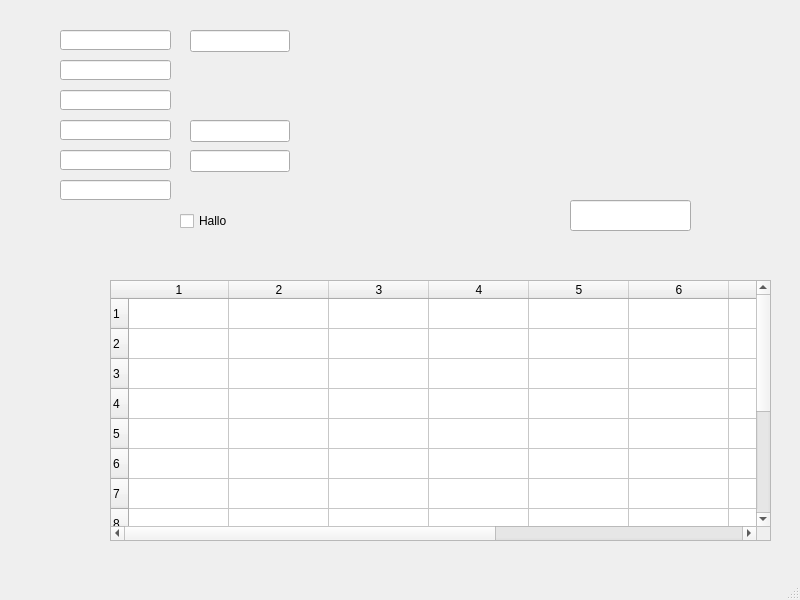
<?xml version="1.0" encoding="UTF-8"?>
<ui version="4.0">
 <class>MainWindow</class>
 <widget class="QMainWindow" name="MainWindow">
  <property name="geometry">
   <rect>
    <x>0</x>
    <y>0</y>
    <width>800</width>
    <height>600</height>
   </rect>
  </property>
  <property name="windowTitle">
   <string>MainWindow</string>
  </property>
  <widget class="QWidget" name="centralwidget">
   <widget class="caLineEdit" name="calineedit">
    <property name="geometry">
     <rect>
      <x>60</x>
      <y>30</y>
      <width>111</width>
      <height>20</height>
     </rect>
    </property>
    <property name="channel" stdset="0">
     <string notr="true">modbus://129.129.130.73:502{&quot;type&quot;:&quot;HoldingRegisters&quot;,&quot;addr&quot;:10,&quot;count&quot;:1}</string>
    </property>
    <property name="colorMode">
     <enum>caLineEdit::Alarm_Default</enum>
    </property>
    <property name="alarmHandling">
     <enum>caLineEdit::onBackground</enum>
    </property>
   </widget>
   <widget class="caLineEdit" name="calineedit_2">
    <property name="geometry">
     <rect>
      <x>60</x>
      <y>90</y>
      <width>111</width>
      <height>20</height>
     </rect>
    </property>
    <property name="channel" stdset="0">
     <string notr="true">modbus://129.129.130.73:502{&quot;type&quot;:&quot;HoldingRegisters&quot;,&quot;addr&quot;:1,&quot;count&quot;:1}</string>
    </property>
    <property name="colorMode">
     <enum>caLineEdit::Alarm_Default</enum>
    </property>
    <property name="alarmHandling">
     <enum>caLineEdit::onBackground</enum>
    </property>
   </widget>
   <widget class="caLineEdit" name="calineedit_3">
    <property name="geometry">
     <rect>
      <x>60</x>
      <y>120</y>
      <width>111</width>
      <height>20</height>
     </rect>
    </property>
    <property name="channel" stdset="0">
     <string notr="true">modbus://129.129.130.73:502{&quot;type&quot;:&quot;HoldingRegisters&quot;,&quot;addr&quot;:3,&quot;count&quot;:1}</string>
    </property>
    <property name="colorMode">
     <enum>caLineEdit::Alarm_Default</enum>
    </property>
    <property name="alarmHandling">
     <enum>caLineEdit::onBackground</enum>
    </property>
   </widget>
   <widget class="caLineEdit" name="calineedit_4">
    <property name="geometry">
     <rect>
      <x>60</x>
      <y>150</y>
      <width>111</width>
      <height>20</height>
     </rect>
    </property>
    <property name="channel" stdset="0">
     <string notr="true">modbus://129.129.130.73:502{&quot;type&quot;:&quot;HoldingRegisters&quot;,&quot;addr&quot;:6,&quot;count&quot;:1}</string>
    </property>
    <property name="colorMode">
     <enum>caLineEdit::Alarm_Default</enum>
    </property>
    <property name="alarmHandling">
     <enum>caLineEdit::onBackground</enum>
    </property>
   </widget>
   <widget class="caLineEdit" name="calineedit_5">
    <property name="geometry">
     <rect>
      <x>60</x>
      <y>180</y>
      <width>111</width>
      <height>20</height>
     </rect>
    </property>
    <property name="channel" stdset="0">
     <string notr="true">modbus://129.129.130.73:502{&quot;type&quot;:&quot;H&quot;,&quot;addr&quot;:0,&quot;count&quot;:10}</string>
    </property>
    <property name="colorMode">
     <enum>caLineEdit::Alarm_Default</enum>
    </property>
    <property name="alarmHandling">
     <enum>caLineEdit::onBackground</enum>
    </property>
    <property name="formatType">
     <enum>caLineEdit::string</enum>
    </property>
   </widget>
   <widget class="caTextEntry" name="catextentry">
    <property name="geometry">
     <rect>
      <x>190</x>
      <y>30</y>
      <width>100</width>
      <height>22</height>
     </rect>
    </property>
    <property name="channel" stdset="0">
     <string notr="true">modbus://testchannel4</string>
    </property>
   </widget>
   <widget class="caSlider" name="caslider">
    <property name="geometry">
     <rect>
      <x>480</x>
      <y>30</y>
      <width>20</width>
      <height>111</height>
     </rect>
    </property>
    <property name="lowerBound">
     <double>0.000000000000000</double>
    </property>
    <property name="upperBound">
     <double>5555.000000000000000</double>
    </property>
    <property name="channel" stdset="0">
     <string notr="true">modbus://129.129.130.73:502{&quot;type&quot;:&quot;HoldingRegisters&quot;,&quot;addr&quot;:10,&quot;count&quot;:1,&quot;stat&quot;:2}</string>
    </property>
   </widget>
   <widget class="caNumeric" name="canumeric">
    <property name="geometry">
     <rect>
      <x>310</x>
      <y>0</y>
      <width>100</width>
      <height>50</height>
     </rect>
    </property>
    <property name="channel" stdset="0">
     <string notr="true">modbus://129.129.130.73:502{&quot;type&quot;:&quot;HoldingRegisters&quot;,&quot;addr&quot;:10,&quot;count&quot;:1}</string>
    </property>
   </widget>
   <widget class="caWaveTable" name="cawavetable">
    <property name="geometry">
     <rect>
      <x>110</x>
      <y>280</y>
      <width>661</width>
      <height>261</height>
     </rect>
    </property>
    <property name="channel" stdset="0">
     <string notr="true">modbus://129.129.130.73:502{&quot;type&quot;:&quot;H&quot;,&quot;addr&quot;:0,&quot;count&quot;:120}</string>
    </property>
    <property name="numberOfRows">
     <number>13</number>
    </property>
    <property name="numberOfColumns">
     <number>10</number>
    </property>
    <row/>
    <row/>
    <row/>
    <row/>
    <row/>
    <row/>
    <row/>
    <row/>
    <row/>
    <row/>
    <row/>
    <row/>
    <row/>
    <column/>
    <column/>
    <column/>
    <column/>
    <column/>
    <column/>
    <column/>
    <column/>
    <column/>
    <column/>
    <item row="0" column="0">
     <property name="font">
      <font/>
     </property>
     <property name="textAlignment">
      <set>AlignLeft|AlignLeading</set>
     </property>
    </item>
    <item row="0" column="1">
     <property name="font">
      <font/>
     </property>
     <property name="textAlignment">
      <set>AlignLeft|AlignLeading</set>
     </property>
    </item>
    <item row="0" column="2">
     <property name="font">
      <font/>
     </property>
     <property name="textAlignment">
      <set>AlignLeft|AlignLeading</set>
     </property>
    </item>
    <item row="0" column="3">
     <property name="font">
      <font/>
     </property>
     <property name="textAlignment">
      <set>AlignLeft|AlignLeading</set>
     </property>
    </item>
    <item row="0" column="4">
     <property name="font">
      <font/>
     </property>
     <property name="textAlignment">
      <set>AlignLeft|AlignLeading</set>
     </property>
    </item>
    <item row="0" column="5">
     <property name="font">
      <font/>
     </property>
     <property name="textAlignment">
      <set>AlignLeft|AlignLeading</set>
     </property>
    </item>
    <item row="0" column="6">
     <property name="font">
      <font/>
     </property>
     <property name="textAlignment">
      <set>AlignLeft|AlignLeading</set>
     </property>
    </item>
    <item row="0" column="7">
     <property name="font">
      <font/>
     </property>
     <property name="textAlignment">
      <set>AlignLeft|AlignLeading</set>
     </property>
    </item>
    <item row="0" column="8">
     <property name="font">
      <font/>
     </property>
     <property name="textAlignment">
      <set>AlignLeft|AlignLeading</set>
     </property>
    </item>
    <item row="0" column="9">
     <property name="font">
      <font/>
     </property>
     <property name="textAlignment">
      <set>AlignLeft|AlignLeading</set>
     </property>
    </item>
    <item row="1" column="0">
     <property name="font">
      <font/>
     </property>
     <property name="textAlignment">
      <set>AlignLeft|AlignLeading</set>
     </property>
    </item>
    <item row="1" column="1">
     <property name="font">
      <font/>
     </property>
     <property name="textAlignment">
      <set>AlignLeft|AlignLeading</set>
     </property>
    </item>
    <item row="1" column="2">
     <property name="font">
      <font/>
     </property>
     <property name="textAlignment">
      <set>AlignLeft|AlignLeading</set>
     </property>
    </item>
    <item row="1" column="3">
     <property name="font">
      <font/>
     </property>
     <property name="textAlignment">
      <set>AlignLeft|AlignLeading</set>
     </property>
    </item>
    <item row="1" column="4">
     <property name="font">
      <font/>
     </property>
     <property name="textAlignment">
      <set>AlignLeft|AlignLeading</set>
     </property>
    </item>
    <item row="1" column="5">
     <property name="font">
      <font/>
     </property>
     <property name="textAlignment">
      <set>AlignLeft|AlignLeading</set>
     </property>
    </item>
    <item row="1" column="6">
     <property name="font">
      <font/>
     </property>
     <property name="textAlignment">
      <set>AlignLeft|AlignLeading</set>
     </property>
    </item>
    <item row="1" column="7">
     <property name="font">
      <font/>
     </property>
     <property name="textAlignment">
      <set>AlignLeft|AlignLeading</set>
     </property>
    </item>
    <item row="1" column="8">
     <property name="font">
      <font/>
     </property>
     <property name="textAlignment">
      <set>AlignLeft|AlignLeading</set>
     </property>
    </item>
    <item row="1" column="9">
     <property name="font">
      <font/>
     </property>
     <property name="textAlignment">
      <set>AlignLeft|AlignLeading</set>
     </property>
    </item>
    <item row="2" column="0">
     <property name="font">
      <font/>
     </property>
     <property name="textAlignment">
      <set>AlignLeft|AlignLeading</set>
     </property>
    </item>
    <item row="2" column="1">
     <property name="font">
      <font/>
     </property>
     <property name="textAlignment">
      <set>AlignLeft|AlignLeading</set>
     </property>
    </item>
    <item row="2" column="2">
     <property name="font">
      <font/>
     </property>
     <property name="textAlignment">
      <set>AlignLeft|AlignLeading</set>
     </property>
    </item>
    <item row="2" column="3">
     <property name="font">
      <font/>
     </property>
     <property name="textAlignment">
      <set>AlignLeft|AlignLeading</set>
     </property>
    </item>
    <item row="2" column="4">
     <property name="font">
      <font/>
     </property>
     <property name="textAlignment">
      <set>AlignLeft|AlignLeading</set>
     </property>
    </item>
    <item row="2" column="5">
     <property name="font">
      <font/>
     </property>
     <property name="textAlignment">
      <set>AlignLeft|AlignLeading</set>
     </property>
    </item>
    <item row="2" column="6">
     <property name="font">
      <font/>
     </property>
     <property name="textAlignment">
      <set>AlignLeft|AlignLeading</set>
     </property>
    </item>
    <item row="2" column="7">
     <property name="font">
      <font/>
     </property>
     <property name="textAlignment">
      <set>AlignLeft|AlignLeading</set>
     </property>
    </item>
    <item row="2" column="8">
     <property name="font">
      <font/>
     </property>
     <property name="textAlignment">
      <set>AlignLeft|AlignLeading</set>
     </property>
    </item>
    <item row="2" column="9">
     <property name="font">
      <font/>
     </property>
     <property name="textAlignment">
      <set>AlignLeft|AlignLeading</set>
     </property>
    </item>
    <item row="3" column="0">
     <property name="font">
      <font/>
     </property>
     <property name="textAlignment">
      <set>AlignLeft|AlignLeading</set>
     </property>
    </item>
    <item row="3" column="1">
     <property name="font">
      <font/>
     </property>
     <property name="textAlignment">
      <set>AlignLeft|AlignLeading</set>
     </property>
    </item>
    <item row="3" column="2">
     <property name="font">
      <font/>
     </property>
     <property name="textAlignment">
      <set>AlignLeft|AlignLeading</set>
     </property>
    </item>
    <item row="3" column="3">
     <property name="font">
      <font/>
     </property>
     <property name="textAlignment">
      <set>AlignLeft|AlignLeading</set>
     </property>
    </item>
    <item row="3" column="4">
     <property name="font">
      <font/>
     </property>
     <property name="textAlignment">
      <set>AlignLeft|AlignLeading</set>
     </property>
    </item>
    <item row="3" column="5">
     <property name="font">
      <font/>
     </property>
     <property name="textAlignment">
      <set>AlignLeft|AlignLeading</set>
     </property>
    </item>
    <item row="3" column="6">
     <property name="font">
      <font/>
     </property>
     <property name="textAlignment">
      <set>AlignLeft|AlignLeading</set>
     </property>
    </item>
    <item row="3" column="7">
     <property name="font">
      <font/>
     </property>
     <property name="textAlignment">
      <set>AlignLeft|AlignLeading</set>
     </property>
    </item>
    <item row="3" column="8">
     <property name="font">
      <font/>
     </property>
     <property name="textAlignment">
      <set>AlignLeft|AlignLeading</set>
     </property>
    </item>
    <item row="3" column="9">
     <property name="font">
      <font/>
     </property>
     <property name="textAlignment">
      <set>AlignLeft|AlignLeading</set>
     </property>
    </item>
    <item row="4" column="0">
     <property name="font">
      <font/>
     </property>
     <property name="textAlignment">
      <set>AlignLeft|AlignLeading</set>
     </property>
    </item>
    <item row="4" column="1">
     <property name="font">
      <font/>
     </property>
     <property name="textAlignment">
      <set>AlignLeft|AlignLeading</set>
     </property>
    </item>
    <item row="4" column="2">
     <property name="font">
      <font/>
     </property>
     <property name="textAlignment">
      <set>AlignLeft|AlignLeading</set>
     </property>
    </item>
    <item row="4" column="3">
     <property name="font">
      <font/>
     </property>
     <property name="textAlignment">
      <set>AlignLeft|AlignLeading</set>
     </property>
    </item>
    <item row="4" column="4">
     <property name="font">
      <font/>
     </property>
     <property name="textAlignment">
      <set>AlignLeft|AlignLeading</set>
     </property>
    </item>
    <item row="4" column="5">
     <property name="font">
      <font/>
     </property>
     <property name="textAlignment">
      <set>AlignLeft|AlignLeading</set>
     </property>
    </item>
    <item row="4" column="6">
     <property name="font">
      <font/>
     </property>
     <property name="textAlignment">
      <set>AlignLeft|AlignLeading</set>
     </property>
    </item>
    <item row="4" column="7">
     <property name="font">
      <font/>
     </property>
     <property name="textAlignment">
      <set>AlignLeft|AlignLeading</set>
     </property>
    </item>
    <item row="4" column="8">
     <property name="font">
      <font/>
     </property>
     <property name="textAlignment">
      <set>AlignLeft|AlignLeading</set>
     </property>
    </item>
    <item row="4" column="9">
     <property name="font">
      <font/>
     </property>
     <property name="textAlignment">
      <set>AlignLeft|AlignLeading</set>
     </property>
    </item>
    <item row="5" column="0">
     <property name="font">
      <font/>
     </property>
     <property name="textAlignment">
      <set>AlignLeft|AlignLeading</set>
     </property>
    </item>
    <item row="5" column="1">
     <property name="font">
      <font/>
     </property>
     <property name="textAlignment">
      <set>AlignLeft|AlignLeading</set>
     </property>
    </item>
    <item row="5" column="2">
     <property name="font">
      <font/>
     </property>
     <property name="textAlignment">
      <set>AlignLeft|AlignLeading</set>
     </property>
    </item>
    <item row="5" column="3">
     <property name="font">
      <font/>
     </property>
     <property name="textAlignment">
      <set>AlignLeft|AlignLeading</set>
     </property>
    </item>
    <item row="5" column="4">
     <property name="font">
      <font/>
     </property>
     <property name="textAlignment">
      <set>AlignLeft|AlignLeading</set>
     </property>
    </item>
    <item row="5" column="5">
     <property name="font">
      <font/>
     </property>
     <property name="textAlignment">
      <set>AlignLeft|AlignLeading</set>
     </property>
    </item>
    <item row="5" column="6">
     <property name="font">
      <font/>
     </property>
     <property name="textAlignment">
      <set>AlignLeft|AlignLeading</set>
     </property>
    </item>
    <item row="5" column="7">
     <property name="font">
      <font/>
     </property>
     <property name="textAlignment">
      <set>AlignLeft|AlignLeading</set>
     </property>
    </item>
    <item row="5" column="8">
     <property name="font">
      <font/>
     </property>
     <property name="textAlignment">
      <set>AlignLeft|AlignLeading</set>
     </property>
    </item>
    <item row="5" column="9">
     <property name="font">
      <font/>
     </property>
     <property name="textAlignment">
      <set>AlignLeft|AlignLeading</set>
     </property>
    </item>
    <item row="6" column="0">
     <property name="font">
      <font/>
     </property>
     <property name="textAlignment">
      <set>AlignLeft|AlignLeading</set>
     </property>
    </item>
    <item row="6" column="1">
     <property name="font">
      <font/>
     </property>
     <property name="textAlignment">
      <set>AlignLeft|AlignLeading</set>
     </property>
    </item>
    <item row="6" column="2">
     <property name="font">
      <font/>
     </property>
     <property name="textAlignment">
      <set>AlignLeft|AlignLeading</set>
     </property>
    </item>
    <item row="6" column="3">
     <property name="font">
      <font/>
     </property>
     <property name="textAlignment">
      <set>AlignLeft|AlignLeading</set>
     </property>
    </item>
    <item row="6" column="4">
     <property name="font">
      <font/>
     </property>
     <property name="textAlignment">
      <set>AlignLeft|AlignLeading</set>
     </property>
    </item>
    <item row="6" column="5">
     <property name="font">
      <font/>
     </property>
     <property name="textAlignment">
      <set>AlignLeft|AlignLeading</set>
     </property>
    </item>
    <item row="6" column="6">
     <property name="font">
      <font/>
     </property>
     <property name="textAlignment">
      <set>AlignLeft|AlignLeading</set>
     </property>
    </item>
    <item row="6" column="7">
     <property name="font">
      <font/>
     </property>
     <property name="textAlignment">
      <set>AlignLeft|AlignLeading</set>
     </property>
    </item>
    <item row="6" column="8">
     <property name="font">
      <font/>
     </property>
     <property name="textAlignment">
      <set>AlignLeft|AlignLeading</set>
     </property>
    </item>
    <item row="6" column="9">
     <property name="font">
      <font/>
     </property>
     <property name="textAlignment">
      <set>AlignLeft|AlignLeading</set>
     </property>
    </item>
    <item row="7" column="0">
     <property name="font">
      <font/>
     </property>
     <property name="textAlignment">
      <set>AlignLeft|AlignLeading</set>
     </property>
    </item>
    <item row="7" column="1">
     <property name="font">
      <font/>
     </property>
     <property name="textAlignment">
      <set>AlignLeft|AlignLeading</set>
     </property>
    </item>
    <item row="7" column="2">
     <property name="font">
      <font/>
     </property>
     <property name="textAlignment">
      <set>AlignLeft|AlignLeading</set>
     </property>
    </item>
    <item row="7" column="3">
     <property name="font">
      <font/>
     </property>
     <property name="textAlignment">
      <set>AlignLeft|AlignLeading</set>
     </property>
    </item>
    <item row="7" column="4">
     <property name="font">
      <font/>
     </property>
     <property name="textAlignment">
      <set>AlignLeft|AlignLeading</set>
     </property>
    </item>
    <item row="7" column="5">
     <property name="font">
      <font/>
     </property>
     <property name="textAlignment">
      <set>AlignLeft|AlignLeading</set>
     </property>
    </item>
    <item row="7" column="6">
     <property name="font">
      <font/>
     </property>
     <property name="textAlignment">
      <set>AlignLeft|AlignLeading</set>
     </property>
    </item>
    <item row="7" column="7">
     <property name="font">
      <font/>
     </property>
     <property name="textAlignment">
      <set>AlignLeft|AlignLeading</set>
     </property>
    </item>
    <item row="7" column="8">
     <property name="font">
      <font/>
     </property>
     <property name="textAlignment">
      <set>AlignLeft|AlignLeading</set>
     </property>
    </item>
    <item row="7" column="9">
     <property name="font">
      <font/>
     </property>
     <property name="textAlignment">
      <set>AlignLeft|AlignLeading</set>
     </property>
    </item>
    <item row="8" column="0">
     <property name="font">
      <font/>
     </property>
     <property name="textAlignment">
      <set>AlignLeft|AlignLeading</set>
     </property>
    </item>
    <item row="8" column="1">
     <property name="font">
      <font/>
     </property>
     <property name="textAlignment">
      <set>AlignLeft|AlignLeading</set>
     </property>
    </item>
    <item row="8" column="2">
     <property name="font">
      <font/>
     </property>
     <property name="textAlignment">
      <set>AlignLeft|AlignLeading</set>
     </property>
    </item>
    <item row="8" column="3">
     <property name="font">
      <font/>
     </property>
     <property name="textAlignment">
      <set>AlignLeft|AlignLeading</set>
     </property>
    </item>
    <item row="8" column="4">
     <property name="font">
      <font/>
     </property>
     <property name="textAlignment">
      <set>AlignLeft|AlignLeading</set>
     </property>
    </item>
    <item row="8" column="5">
     <property name="font">
      <font/>
     </property>
     <property name="textAlignment">
      <set>AlignLeft|AlignLeading</set>
     </property>
    </item>
    <item row="8" column="6">
     <property name="font">
      <font/>
     </property>
     <property name="textAlignment">
      <set>AlignLeft|AlignLeading</set>
     </property>
    </item>
    <item row="8" column="7">
     <property name="font">
      <font/>
     </property>
     <property name="textAlignment">
      <set>AlignLeft|AlignLeading</set>
     </property>
    </item>
    <item row="8" column="8">
     <property name="font">
      <font/>
     </property>
     <property name="textAlignment">
      <set>AlignLeft|AlignLeading</set>
     </property>
    </item>
    <item row="8" column="9">
     <property name="font">
      <font/>
     </property>
     <property name="textAlignment">
      <set>AlignLeft|AlignLeading</set>
     </property>
    </item>
    <item row="9" column="0">
     <property name="font">
      <font/>
     </property>
     <property name="textAlignment">
      <set>AlignLeft|AlignLeading</set>
     </property>
    </item>
    <item row="9" column="1">
     <property name="font">
      <font/>
     </property>
     <property name="textAlignment">
      <set>AlignLeft|AlignLeading</set>
     </property>
    </item>
    <item row="9" column="2">
     <property name="font">
      <font/>
     </property>
     <property name="textAlignment">
      <set>AlignLeft|AlignLeading</set>
     </property>
    </item>
    <item row="9" column="3">
     <property name="font">
      <font/>
     </property>
     <property name="textAlignment">
      <set>AlignLeft|AlignLeading</set>
     </property>
    </item>
    <item row="9" column="4">
     <property name="font">
      <font/>
     </property>
     <property name="textAlignment">
      <set>AlignLeft|AlignLeading</set>
     </property>
    </item>
    <item row="9" column="5">
     <property name="font">
      <font/>
     </property>
     <property name="textAlignment">
      <set>AlignLeft|AlignLeading</set>
     </property>
    </item>
    <item row="9" column="6">
     <property name="font">
      <font/>
     </property>
     <property name="textAlignment">
      <set>AlignLeft|AlignLeading</set>
     </property>
    </item>
    <item row="9" column="7">
     <property name="font">
      <font/>
     </property>
     <property name="textAlignment">
      <set>AlignLeft|AlignLeading</set>
     </property>
    </item>
    <item row="9" column="8">
     <property name="font">
      <font/>
     </property>
     <property name="textAlignment">
      <set>AlignLeft|AlignLeading</set>
     </property>
    </item>
    <item row="9" column="9">
     <property name="font">
      <font/>
     </property>
     <property name="textAlignment">
      <set>AlignLeft|AlignLeading</set>
     </property>
    </item>
    <item row="10" column="0">
     <property name="font">
      <font/>
     </property>
     <property name="textAlignment">
      <set>AlignLeft|AlignLeading</set>
     </property>
    </item>
    <item row="10" column="1">
     <property name="font">
      <font/>
     </property>
     <property name="textAlignment">
      <set>AlignLeft|AlignLeading</set>
     </property>
    </item>
    <item row="10" column="2">
     <property name="font">
      <font/>
     </property>
     <property name="textAlignment">
      <set>AlignLeft|AlignLeading</set>
     </property>
    </item>
    <item row="10" column="3">
     <property name="font">
      <font/>
     </property>
     <property name="textAlignment">
      <set>AlignLeft|AlignLeading</set>
     </property>
    </item>
    <item row="10" column="4">
     <property name="font">
      <font/>
     </property>
     <property name="textAlignment">
      <set>AlignLeft|AlignLeading</set>
     </property>
    </item>
    <item row="10" column="5">
     <property name="font">
      <font/>
     </property>
     <property name="textAlignment">
      <set>AlignLeft|AlignLeading</set>
     </property>
    </item>
    <item row="10" column="6">
     <property name="font">
      <font/>
     </property>
     <property name="textAlignment">
      <set>AlignLeft|AlignLeading</set>
     </property>
    </item>
    <item row="10" column="7">
     <property name="font">
      <font/>
     </property>
     <property name="textAlignment">
      <set>AlignLeft|AlignLeading</set>
     </property>
    </item>
    <item row="10" column="8">
     <property name="font">
      <font/>
     </property>
     <property name="textAlignment">
      <set>AlignLeft|AlignLeading</set>
     </property>
    </item>
    <item row="10" column="9">
     <property name="font">
      <font/>
     </property>
     <property name="textAlignment">
      <set>AlignLeft|AlignLeading</set>
     </property>
    </item>
    <item row="11" column="0">
     <property name="font">
      <font/>
     </property>
     <property name="textAlignment">
      <set>AlignLeft|AlignLeading</set>
     </property>
    </item>
    <item row="11" column="1">
     <property name="font">
      <font/>
     </property>
     <property name="textAlignment">
      <set>AlignLeft|AlignLeading</set>
     </property>
    </item>
    <item row="11" column="2">
     <property name="font">
      <font/>
     </property>
     <property name="textAlignment">
      <set>AlignLeft|AlignLeading</set>
     </property>
    </item>
    <item row="11" column="3">
     <property name="font">
      <font/>
     </property>
     <property name="textAlignment">
      <set>AlignLeft|AlignLeading</set>
     </property>
    </item>
    <item row="11" column="4">
     <property name="font">
      <font/>
     </property>
     <property name="textAlignment">
      <set>AlignLeft|AlignLeading</set>
     </property>
    </item>
    <item row="11" column="5">
     <property name="font">
      <font/>
     </property>
     <property name="textAlignment">
      <set>AlignLeft|AlignLeading</set>
     </property>
    </item>
    <item row="11" column="6">
     <property name="font">
      <font/>
     </property>
     <property name="textAlignment">
      <set>AlignLeft|AlignLeading</set>
     </property>
    </item>
    <item row="11" column="7">
     <property name="font">
      <font/>
     </property>
     <property name="textAlignment">
      <set>AlignLeft|AlignLeading</set>
     </property>
    </item>
    <item row="11" column="8">
     <property name="font">
      <font/>
     </property>
     <property name="textAlignment">
      <set>AlignLeft|AlignLeading</set>
     </property>
    </item>
    <item row="11" column="9">
     <property name="font">
      <font/>
     </property>
     <property name="textAlignment">
      <set>AlignLeft|AlignLeading</set>
     </property>
    </item>
    <item row="12" column="0">
     <property name="font">
      <font/>
     </property>
     <property name="textAlignment">
      <set>AlignLeft|AlignLeading</set>
     </property>
    </item>
    <item row="12" column="1">
     <property name="font">
      <font/>
     </property>
     <property name="textAlignment">
      <set>AlignLeft|AlignLeading</set>
     </property>
    </item>
    <item row="12" column="2">
     <property name="font">
      <font/>
     </property>
     <property name="textAlignment">
      <set>AlignLeft|AlignLeading</set>
     </property>
    </item>
    <item row="12" column="3">
     <property name="font">
      <font/>
     </property>
     <property name="textAlignment">
      <set>AlignLeft|AlignLeading</set>
     </property>
    </item>
    <item row="12" column="4">
     <property name="font">
      <font/>
     </property>
     <property name="textAlignment">
      <set>AlignLeft|AlignLeading</set>
     </property>
    </item>
    <item row="12" column="5">
     <property name="font">
      <font/>
     </property>
     <property name="textAlignment">
      <set>AlignLeft|AlignLeading</set>
     </property>
    </item>
    <item row="12" column="6">
     <property name="font">
      <font/>
     </property>
     <property name="textAlignment">
      <set>AlignLeft|AlignLeading</set>
     </property>
    </item>
    <item row="12" column="7">
     <property name="font">
      <font/>
     </property>
     <property name="textAlignment">
      <set>AlignLeft|AlignLeading</set>
     </property>
    </item>
    <item row="12" column="8">
     <property name="font">
      <font/>
     </property>
     <property name="textAlignment">
      <set>AlignLeft|AlignLeading</set>
     </property>
    </item>
    <item row="12" column="9">
     <property name="font">
      <font/>
     </property>
     <property name="textAlignment">
      <set>AlignLeft|AlignLeading</set>
     </property>
    </item>
   </widget>
   <widget class="caSlider" name="caslider_2">
    <property name="geometry">
     <rect>
      <x>620</x>
      <y>30</y>
      <width>20</width>
      <height>150</height>
     </rect>
    </property>
    <property name="lowerBound">
     <double>0.000000000000000</double>
    </property>
    <property name="upperBound">
     <double>5555.000000000000000</double>
    </property>
    <property name="channel" stdset="0">
     <string notr="true">modbus://129.129.130.73:502{&quot;type&quot;:&quot;HoldingRegisters&quot;,&quot;addr&quot;:10,&quot;count&quot;:1,&quot;cycle&quot;:20}</string>
    </property>
   </widget>
   <widget class="caSlider" name="caslider_3">
    <property name="geometry">
     <rect>
      <x>500</x>
      <y>30</y>
      <width>21</width>
      <height>111</height>
     </rect>
    </property>
    <property name="lowerBound">
     <double>0.000000000000000</double>
    </property>
    <property name="upperBound">
     <double>5555.000000000000000</double>
    </property>
    <property name="channel" stdset="0">
     <string notr="true">modbus://129.129.130.73:502{&quot;type&quot;:&quot;HoldingRegisters&quot;,&quot;addr&quot;:10,&quot;count&quot;:1,&quot;stat&quot;:3}</string>
    </property>
   </widget>
   <widget class="caSlider" name="caslider_4">
    <property name="geometry">
     <rect>
      <x>520</x>
      <y>30</y>
      <width>20</width>
      <height>111</height>
     </rect>
    </property>
    <property name="lowerBound">
     <double>0.000000000000000</double>
    </property>
    <property name="upperBound">
     <double>5555.000000000000000</double>
    </property>
    <property name="channel" stdset="0">
     <string notr="true">modbus://129.129.130.73:502{&quot;type&quot;:&quot;HoldingRegisters&quot;,&quot;addr&quot;:10,&quot;count&quot;:1,&quot;stat&quot;:4}</string>
    </property>
   </widget>
   <widget class="caLed" name="caled">
    <property name="geometry">
     <rect>
      <x>100</x>
      <y>210</y>
      <width>30</width>
      <height>30</height>
     </rect>
    </property>
    <property name="channel" stdset="0">
     <string notr="true">modbus://129.129.130.73:502{&quot;type&quot;:&quot;C&quot;,&quot;addr&quot;:1,&quot;count&quot;:1}</string>
    </property>
   </widget>
   <widget class="caLed" name="caled_2">
    <property name="geometry">
     <rect>
      <x>60</x>
      <y>210</y>
      <width>30</width>
      <height>30</height>
     </rect>
    </property>
    <property name="channel" stdset="0">
     <string notr="true">modbus://129.129.130.73:502{&quot;type&quot;:&quot;C&quot;,&quot;addr&quot;:0,&quot;count&quot;:1}</string>
    </property>
   </widget>
   <widget class="caLed" name="caled_3">
    <property name="geometry">
     <rect>
      <x>60</x>
      <y>240</y>
      <width>30</width>
      <height>30</height>
     </rect>
    </property>
    <property name="channel" stdset="0">
     <string notr="true">modbus://129.129.130.73:502{&quot;type&quot;:&quot;C&quot;,&quot;addr&quot;:17,&quot;count&quot;:1}</string>
    </property>
   </widget>
   <widget class="caToggleButton" name="catogglebutton">
    <property name="geometry">
     <rect>
      <x>180</x>
      <y>210</y>
      <width>100</width>
      <height>22</height>
     </rect>
    </property>
    <property name="text">
     <string>Hallo</string>
    </property>
    <property name="channel" stdset="0">
     <string notr="true">modbus://129.129.130.73:502{&quot;type&quot;:&quot;C&quot;,&quot;addr&quot;:2,&quot;count&quot;:1}</string>
    </property>
    <property name="colorMode">
     <enum>caToggleButton::Alarm</enum>
    </property>
   </widget>
   <widget class="caSlider" name="caslider_5">
    <property name="geometry">
     <rect>
      <x>520</x>
      <y>150</y>
      <width>20</width>
      <height>111</height>
     </rect>
    </property>
    <property name="lowerBound">
     <double>0.000000000000000</double>
    </property>
    <property name="upperBound">
     <double>5555.000000000000000</double>
    </property>
    <property name="channel" stdset="0">
     <string notr="true">modbus://testchannel3</string>
    </property>
   </widget>
   <widget class="caSlider" name="caslider_6">
    <property name="geometry">
     <rect>
      <x>500</x>
      <y>150</y>
      <width>21</width>
      <height>111</height>
     </rect>
    </property>
    <property name="lowerBound">
     <double>0.000000000000000</double>
    </property>
    <property name="upperBound">
     <double>5555.000000000000000</double>
    </property>
    <property name="channel" stdset="0">
     <string notr="true">modbus://testchannel2</string>
    </property>
   </widget>
   <widget class="caSlider" name="caslider_7">
    <property name="geometry">
     <rect>
      <x>480</x>
      <y>150</y>
      <width>20</width>
      <height>111</height>
     </rect>
    </property>
    <property name="lowerBound">
     <double>0.000000000000000</double>
    </property>
    <property name="upperBound">
     <double>5555.000000000000000</double>
    </property>
    <property name="channel" stdset="0">
     <string notr="true">modbus://testchannel1</string>
    </property>
   </widget>
   <widget class="caCalc" name="cacalc">
    <property name="geometry">
     <rect>
      <x>390</x>
      <y>220</y>
      <width>70</width>
      <height>20</height>
     </rect>
    </property>
    <property name="variable">
     <string notr="true">epics3://ACM:TEST:AO</string>
    </property>
    <property name="calc">
     <string notr="true">A+B+1</string>
    </property>
    <property name="channel" stdset="0">
     <string notr="true">trigger1</string>
    </property>
    <property name="channelB">
     <string notr="true">modbus://129.129.130.73:502{&quot;type&quot;:&quot;HoldingRegisters&quot;,&quot;addr&quot;:10,&quot;count&quot;:1}</string>
    </property>
   </widget>
   <widget class="caCalc" name="cacalc_2">
    <property name="geometry">
     <rect>
      <x>290</x>
      <y>220</y>
      <width>70</width>
      <height>20</height>
     </rect>
    </property>
    <property name="variable">
     <string notr="true">trigger1</string>
    </property>
    <property name="calc">
     <string notr="true">(A+B+1)&lt;65535?(A+B+1):0</string>
    </property>
    <property name="channel" stdset="0">
     <string notr="true">trigger1</string>
    </property>
    <property name="channelB">
     <string notr="true">modbus://129.129.130.73:502{&quot;type&quot;:&quot;HoldingRegisters&quot;,&quot;addr&quot;:10,&quot;count&quot;:1}</string>
    </property>
    <property name="eventSignal">
     <enum>caCalc::onAnyChange</enum>
    </property>
   </widget>
   <widget class="caNumeric" name="canumeric_2">
    <property name="geometry">
     <rect>
      <x>660</x>
      <y>70</y>
      <width>100</width>
      <height>50</height>
     </rect>
    </property>
    <property name="channel" stdset="0">
     <string notr="true">modbus://testchannel5</string>
    </property>
   </widget>
   <widget class="caCalc" name="cacalc_3">
    <property name="geometry">
     <rect>
      <x>390</x>
      <y>180</y>
      <width>70</width>
      <height>20</height>
     </rect>
    </property>
    <property name="variable">
     <string notr="true">modbus://129.129.130.73:502{&quot;type&quot;:&quot;HoldingRegisters&quot;,&quot;addr&quot;:3,&quot;count&quot;:1}</string>
    </property>
    <property name="calc">
     <string notr="true">A+B+1</string>
    </property>
    <property name="channel" stdset="0">
     <string notr="true">trigger1</string>
    </property>
    <property name="channelB">
     <string notr="true">modbus://129.129.130.73:502{&quot;type&quot;:&quot;HoldingRegisters&quot;,&quot;addr&quot;:10,&quot;count&quot;:1}</string>
    </property>
   </widget>
   <widget class="caLineEdit" name="calineedit_6">
    <property name="geometry">
     <rect>
      <x>60</x>
      <y>60</y>
      <width>111</width>
      <height>20</height>
     </rect>
    </property>
    <property name="channel" stdset="0">
     <string notr="true">modbus://testchannel4</string>
    </property>
    <property name="colorMode">
     <enum>caLineEdit::Alarm_Default</enum>
    </property>
    <property name="alarmHandling">
     <enum>caLineEdit::onBackground</enum>
    </property>
    <property name="precision">
     <number>1</number>
    </property>
    <property name="precisionMode">
     <enum>caLineEdit::User</enum>
    </property>
    <property name="unitsEnabled">
     <bool>true</bool>
    </property>
   </widget>
   <widget class="caLineEdit" name="calineedit_7">
    <property name="geometry">
     <rect>
      <x>570</x>
      <y>200</y>
      <width>121</width>
      <height>31</height>
     </rect>
    </property>
    <property name="channel" stdset="0">
     <string notr="true">modbus://testchannel5</string>
    </property>
    <property name="colorMode">
     <enum>caLineEdit::Alarm_Default</enum>
    </property>
    <property name="alarmHandling">
     <enum>caLineEdit::onBackground</enum>
    </property>
    <property name="precision">
     <number>1</number>
    </property>
    <property name="precisionMode">
     <enum>caLineEdit::Channel</enum>
    </property>
    <property name="unitsEnabled">
     <bool>true</bool>
    </property>
   </widget>
   <widget class="caTextEntry" name="catextentry_2">
    <property name="geometry">
     <rect>
      <x>190</x>
      <y>120</y>
      <width>100</width>
      <height>22</height>
     </rect>
    </property>
    <property name="channel" stdset="0">
     <string notr="true">modbus://129.129.130.73:502{&quot;type&quot;:&quot;HoldingRegisters&quot;,&quot;addr&quot;:3,&quot;count&quot;:1}</string>
    </property>
   </widget>
   <widget class="caTextEntry" name="catextentry_3">
    <property name="geometry">
     <rect>
      <x>190</x>
      <y>150</y>
      <width>100</width>
      <height>22</height>
     </rect>
    </property>
    <property name="channel" stdset="0">
     <string notr="true">modbus://129.129.130.73:502{&quot;type&quot;:&quot;HoldingRegisters&quot;,&quot;addr&quot;:6,&quot;count&quot;:1}</string>
    </property>
   </widget>
  </widget>
  <widget class="QMenuBar" name="menubar">
   <property name="geometry">
    <rect>
     <x>0</x>
     <y>0</y>
     <width>800</width>
     <height>20</height>
    </rect>
   </property>
  </widget>
  <widget class="QStatusBar" name="statusbar"/>
 </widget>
 <customwidgets>
  <customwidget>
   <class>caNumeric</class>
   <extends>QFrame</extends>
   <header>caNumeric</header>
  </customwidget>
  <customwidget>
   <class>caSlider</class>
   <extends>QWidget</extends>
   <header>caSlider</header>
  </customwidget>
  <customwidget>
   <class>caTextEntry</class>
   <extends>caLineEdit</extends>
   <header>caTextEntry</header>
  </customwidget>
  <customwidget>
   <class>caToggleButton</class>
   <extends>QCheckBox</extends>
   <header>caToggleButton</header>
  </customwidget>
  <customwidget>
   <class>caLed</class>
   <extends>QWidget</extends>
   <header>caLed</header>
  </customwidget>
  <customwidget>
   <class>caLineEdit</class>
   <extends>QLineEdit</extends>
   <header>caLineEdit</header>
  </customwidget>
  <customwidget>
   <class>caWaveTable</class>
   <extends>QTableWidget</extends>
   <header>caWaveTable</header>
  </customwidget>
  <customwidget>
   <class>caCalc</class>
   <extends>QLabel</extends>
   <header>caCalc</header>
  </customwidget>
 </customwidgets>
 <resources/>
 <connections>
  <connection>
   <sender>cacalc_2</sender>
   <signal>emitSignal(double)</signal>
   <receiver>catextentry_2</receiver>
   <slot>setValue(double)</slot>
   <hints>
    <hint type="sourcelabel">
     <x>319</x>
     <y>250</y>
    </hint>
    <hint type="destinationlabel">
     <x>285</x>
     <y>155</y>
    </hint>
   </hints>
  </connection>
  <connection>
   <sender>cacalc_2</sender>
   <signal>emitSignal(double)</signal>
   <receiver>catextentry_3</receiver>
   <slot>setValue(double)</slot>
   <hints>
    <hint type="sourcelabel">
     <x>343</x>
     <y>245</y>
    </hint>
    <hint type="destinationlabel">
     <x>276</x>
     <y>181</y>
    </hint>
   </hints>
  </connection>
 </connections>
</ui>
